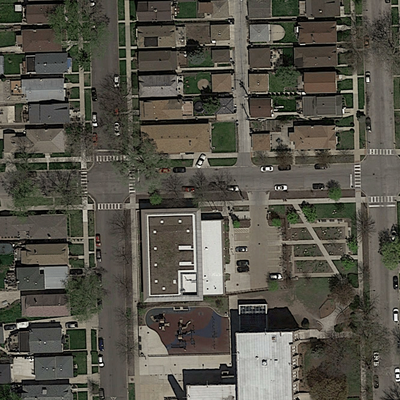
#> input picture cil/eval/images/satImage_002.png, 400 x 400 px, found by its file name; its folder holds 4 pictures in this run
$ python tuning_parameters_for_post_processing.py
#> lines starting #> are read from the running program, lines starting #| are printed output that depends on the picture; pictures that were not available may be replaced by others from this repository, and a replacement may not be noted
### post_processing/utils.py

# coding: utf-8

# In[20]:


import numpy as np
import pydensecrf.densecrf as dcrf
import os
import cv2
import random
from tqdm import tqdm


# In[21]:


from skimage.color import gray2rgb
from skimage.color import rgb2gray
import matplotlib.pyplot as plt
from sklearn.metrics import f1_score, accuracy_score
from pydensecrf.utils import unary_from_labels, create_pairwise_bilateral, create_pairwise_gaussian, unary_from_softmax
#from osgeo import gdal
get_ipython().run_line_magic('matplotlib', 'inline')


# In[22]:


# Color maps for direction map
COLOR_LR = [0,128,128]
COLOR_UD = [128,0,128]
COLOR_DIAG = [255,215,0]
COLOR_ADIAG = [1,255,255]
INF = 10000


# In[23]:


MAX = 0
SUM = 1
VEC = 0
MAT = 1


# In[24]:


# [482 lines left out: functions dir_to_features, gen_dir_map, visualize_dir_map, gen_dir_map_and_visualize, crf_with_dir_kernel, crf and 4 more, not called in this run]


# In[34]:


def prob_to_patch(im):
    """Convert pixel level probability prediction to patch version
    """
    patch_list = []
    patch_size = 16
    for j in range(0, im.shape[1], patch_size):
        for i in range(0, im.shape[0], patch_size):
            patch = im[i:i + patch_size, j:j + patch_size]
            df = np.mean(patch)
            patch_list.append(df)
    return np.array(patch_list)

### post_processing/tuning_parameters_for_post_processing.py

# coding: utf-8

# In[1]:


import numpy as np
import pydensecrf.densecrf as dcrf
import os
import cv2
import random
from tqdm import tqdm
from utils import *


# In[2]:


from skimage.color import gray2rgb
from skimage.color import rgb2gray
import matplotlib.pyplot as plt
from sklearn.metrics import f1_score, accuracy_score
from pydensecrf.utils import unary_from_labels, create_pairwise_bilateral, create_pairwise_gaussian, unary_from_softmax
#from osgeo import gdal
# %matplotlib inline

MAX = 0
SUM = 1
VEC = 0
MAT = 1


# In[10]:


def compute_score_full_param(prop_num=None, window_size=None, sigma_prop_color=None, sigma_prop_pos=None,
                             crf_iter_num=None, compat_smooth=None, compat_appearance=None, compat_struct=None,
                             w_smooth=None, w_appearance=None, w_struct=None,
                             sigma_smooth=None, sigma_app_color=None, sigma_app_pos=None,
                             sigma_struct_pos=None, sigma_struct_feat=None,
                             crf_sm_iter_num=None, crf_sm_w=None, crf_sm_sigma=None,
                             with_prop=True, with_struct_kernel=True, use_sm_crf=False,
                             cv_label_path = './groundtruth/', cv_img_path = './images/',
                             test_prob_path = "./epoch3000_eval/", dir_path = './dir_map_train/'):
    """Compute patched accuracy for given model parameters

    """
#> called with prop_num = 16, window_size = 5, sigma_prop_color = 0.713, sigma_prop_pos = 20, crf_iter_num = 4, compat_smooth = array of shape (2, 2), compat_appearance = array of shape (2, 2), compat_struct = array of shape (2, 2)
    threshold_for_label = 0.25 # as suggested in the provided code

    label_list = []
    prob_list = []
    crf_list = []
    i=0
    for file in os.listdir(test_prob_path):
        label =cv2.imread(os.path.join(cv_label_path, file))
#> label is the input picture: shape (400, 400, 3); mean B, G, R 74, 83.9, 86.4
        label = label[:,:,0]
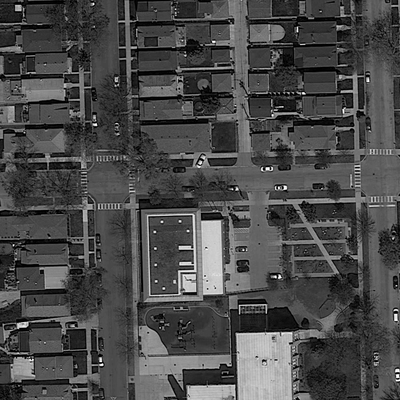
#> label: shape (400, 400); min 0, max 255, mean 74
        label[label>0]=1
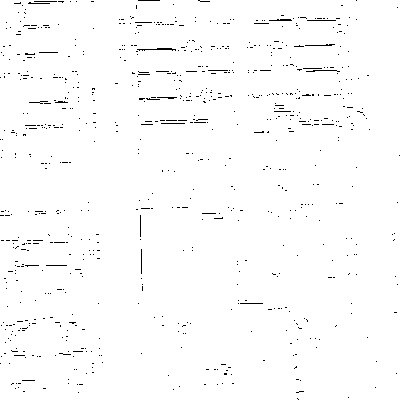
#> label: shape (400, 400); values 0 (black) and 1 (white), 98.6% white; black in thin lines or dots
        label = prob_to_patch(label)
#> after the loop in prob_to_patch, `for j in range(0, im.shape[1], patch_size):`: patch_list = 625 values, max 1 at index 5, min 0.875 at index 479, mean 0.986
#> label has the same summary as patch_list in prob_to_patch
        label[label>threshold_for_label]=1
        label[label<=threshold_for_label]=0
        label_list.append(label)

        img=cv2.imread(os.path.join(cv_img_path, file))
        prob=cv2.imread(os.path.join(test_prob_path, file))
        y=prob/255
        y=y[:,:,0]
#> y: shape (400, 400) float64
        prob_list.append(prob_to_patch(y))
        if with_prop:
#> (the run stopped early here; a loop or call above may not have finished)

$ run again, on cil/eval/images/satImage_027.png
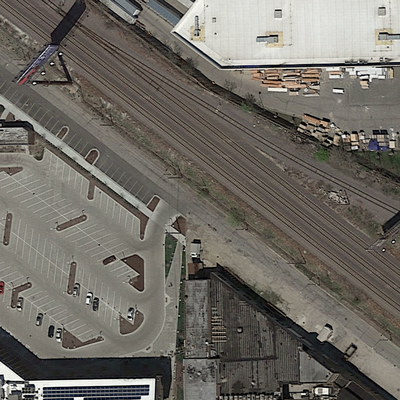
#> input picture cil/eval/images/satImage_027.png, 400 x 400 px, found by its file name
#> in compute_score_full_param, label is the input picture: shape (400, 400, 3); mean B, G, R 99.9, 106.9, 110.8
#> in compute_score_full_param, `label = label[:,:,0]`:
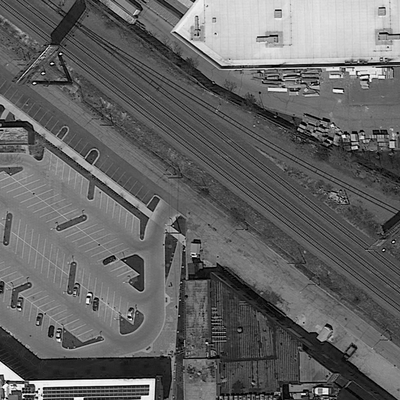
#> label: shape (400, 400); min 0, max 255, mean 99.9
#> in compute_score_full_param, `label[label>0]=1`:
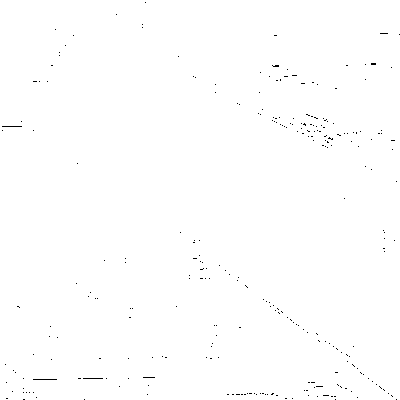
#> label: shape (400, 400); values 0 (black) and 1 (white), 99.7% white; black in thin lines or dots
#> after the loop in prob_to_patch, `for j in range(0, im.shape[1], patch_size):`: patch_list = 625 values, max 1 at index 0, min 0.93 at index 482, mean 0.997
#> in compute_score_full_param, `label = prob_to_patch(label)`: label has the same summary as patch_list in prob_to_patch

$ run again, on cil/eval/images/satImage_039.png
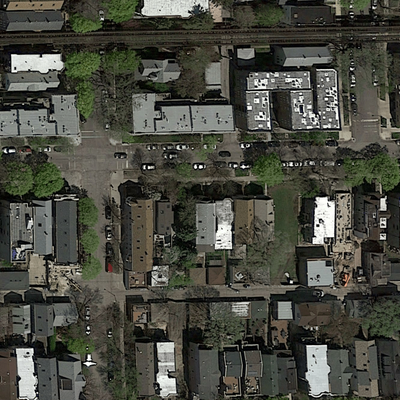
#> input picture cil/eval/images/satImage_039.png, 400 x 400 px, found by its file name
#> in compute_score_full_param, label is the input picture: shape (400, 400, 3); mean B, G, R 65, 74.3, 73.4
#> in compute_score_full_param, `label = label[:,:,0]`:
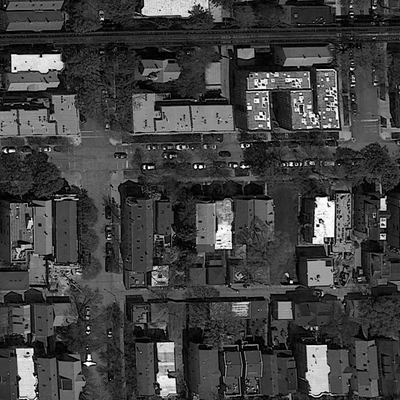
#> label: shape (400, 400); min 0, max 255, mean 65
#> in compute_score_full_param, `label[label>0]=1`:
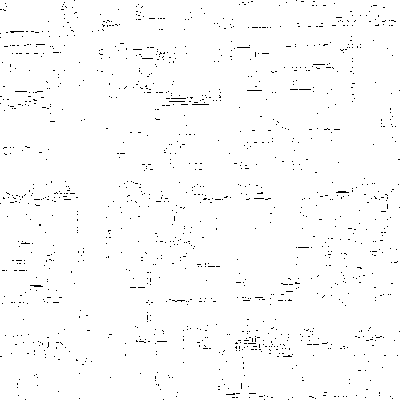
#> label: shape (400, 400); values 0 (black) and 1 (white), 98.5% white; black in thin lines or dots
#> after the loop in prob_to_patch, `for j in range(0, im.shape[1], patch_size):`: patch_list = 625 values, max 1 at index 7, min 0.844 at index 396, mean 0.985
#> in compute_score_full_param, `label = prob_to_patch(label)`: label has the same summary as patch_list in prob_to_patch

$ run again, on cil/eval/images/satImage_051.png
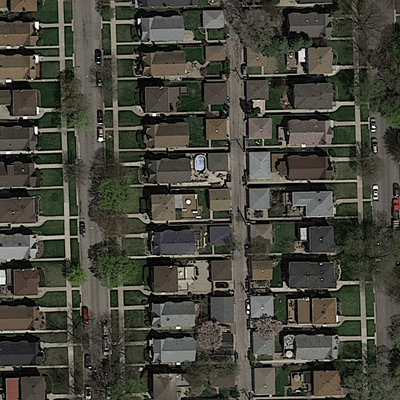
#> input picture cil/eval/images/satImage_051.png, 400 x 400 px, found by its file name
#> in compute_score_full_param, label is the input picture: shape (400, 400, 3); mean B, G, R 60, 69.9, 70.1
#> in compute_score_full_param, `label = label[:,:,0]`:
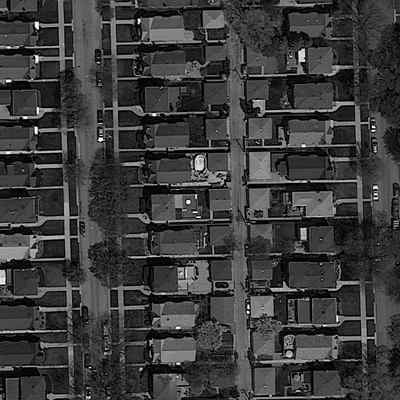
#> label: shape (400, 400); min 0, max 255, mean 60
#> in compute_score_full_param, `label[label>0]=1`:
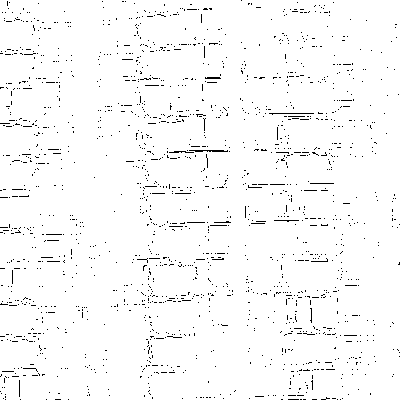
#> label: shape (400, 400); values 0 (black) and 1 (white), 97.5% white; black in thin lines or dots
#> after the loop in prob_to_patch, `for j in range(0, im.shape[1], patch_size):`: patch_list = 625 values, max 1 at index 2, min 0.812 at index 309, mean 0.975
#> in compute_score_full_param, `label = prob_to_patch(label)`: label has the same summary as patch_list in prob_to_patch
